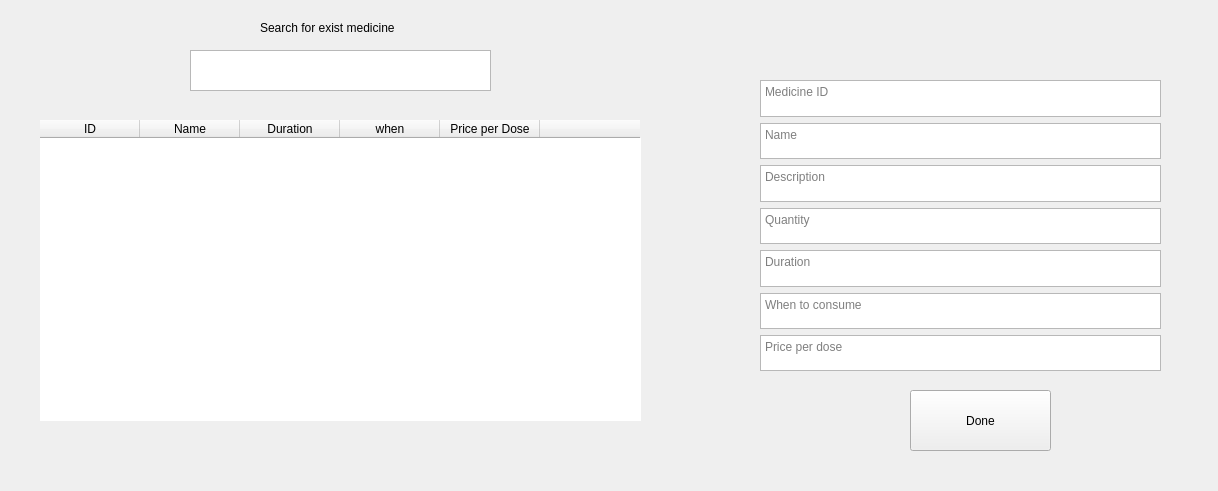
<?xml version="1.0" encoding="UTF-8"?>
<ui version="4.0">
 <class>Form</class>
 <widget class="QWidget" name="Form">
  <property name="geometry">
   <rect>
    <x>0</x>
    <y>0</y>
    <width>1218</width>
    <height>491</height>
   </rect>
  </property>
  <property name="windowTitle">
   <string>Form</string>
  </property>
  <widget class="QTextEdit" name="textEdit">
   <property name="geometry">
    <rect>
     <x>190</x>
     <y>50</y>
     <width>301</width>
     <height>41</height>
    </rect>
   </property>
  </widget>
  <widget class="QTableWidget" name="tableWidget">
   <property name="geometry">
    <rect>
     <x>40</x>
     <y>120</y>
     <width>601</width>
     <height>301</height>
    </rect>
   </property>
   <property name="styleSheet">
    <string notr="true">border: none;</string>
   </property>
   <property name="showGrid">
    <bool>false</bool>
   </property>
   <attribute name="horizontalHeaderStretchLastSection">
    <bool>false</bool>
   </attribute>
   <attribute name="verticalHeaderVisible">
    <bool>false</bool>
   </attribute>
   <attribute name="verticalHeaderStretchLastSection">
    <bool>false</bool>
   </attribute>
   <row>
    <property name="text">
     <string>New Row</string>
    </property>
   </row>
   <row>
    <property name="text">
     <string>New Row</string>
    </property>
   </row>
   <column>
    <property name="text">
     <string>ID</string>
    </property>
   </column>
   <column>
    <property name="text">
     <string>Name</string>
    </property>
   </column>
   <column>
    <property name="text">
     <string>Duration</string>
    </property>
   </column>
   <column>
    <property name="text">
     <string>when</string>
    </property>
   </column>
   <column>
    <property name="text">
     <string>Price per Dose</string>
    </property>
   </column>
   <column>
    <property name="text">
     <string/>
    </property>
   </column>
  </widget>
  <widget class="QLabel" name="label">
   <property name="geometry">
    <rect>
     <x>260</x>
     <y>20</y>
     <width>141</width>
     <height>16</height>
    </rect>
   </property>
   <property name="text">
    <string>Search for exist medicine</string>
   </property>
  </widget>
  <widget class="QPushButton" name="pushButton">
   <property name="geometry">
    <rect>
     <x>910</x>
     <y>390</y>
     <width>141</width>
     <height>61</height>
    </rect>
   </property>
   <property name="text">
    <string>Done</string>
   </property>
  </widget>
  <widget class="QWidget" name="">
   <property name="geometry">
    <rect>
     <x>760</x>
     <y>80</y>
     <width>401</width>
     <height>291</height>
    </rect>
   </property>
   <layout class="QVBoxLayout" name="verticalLayout">
    <item>
     <widget class="QTextEdit" name="textEdit_2">
      <property name="placeholderText">
       <string>Medicine ID</string>
      </property>
     </widget>
    </item>
    <item>
     <widget class="QTextEdit" name="textEdit_3">
      <property name="placeholderText">
       <string>Name</string>
      </property>
     </widget>
    </item>
    <item>
     <widget class="QTextEdit" name="textEdit_4">
      <property name="placeholderText">
       <string>Description</string>
      </property>
     </widget>
    </item>
    <item>
     <widget class="QTextEdit" name="textEdit_5">
      <property name="placeholderText">
       <string>Quantity</string>
      </property>
     </widget>
    </item>
    <item>
     <widget class="QTextEdit" name="textEdit_6">
      <property name="placeholderText">
       <string>Duration</string>
      </property>
     </widget>
    </item>
    <item>
     <widget class="QTextEdit" name="textEdit_7">
      <property name="placeholderText">
       <string>When to consume</string>
      </property>
     </widget>
    </item>
    <item>
     <widget class="QTextEdit" name="textEdit_8">
      <property name="placeholderText">
       <string>Price per dose</string>
      </property>
     </widget>
    </item>
   </layout>
  </widget>
 </widget>
 <resources/>
 <connections/>
</ui>
